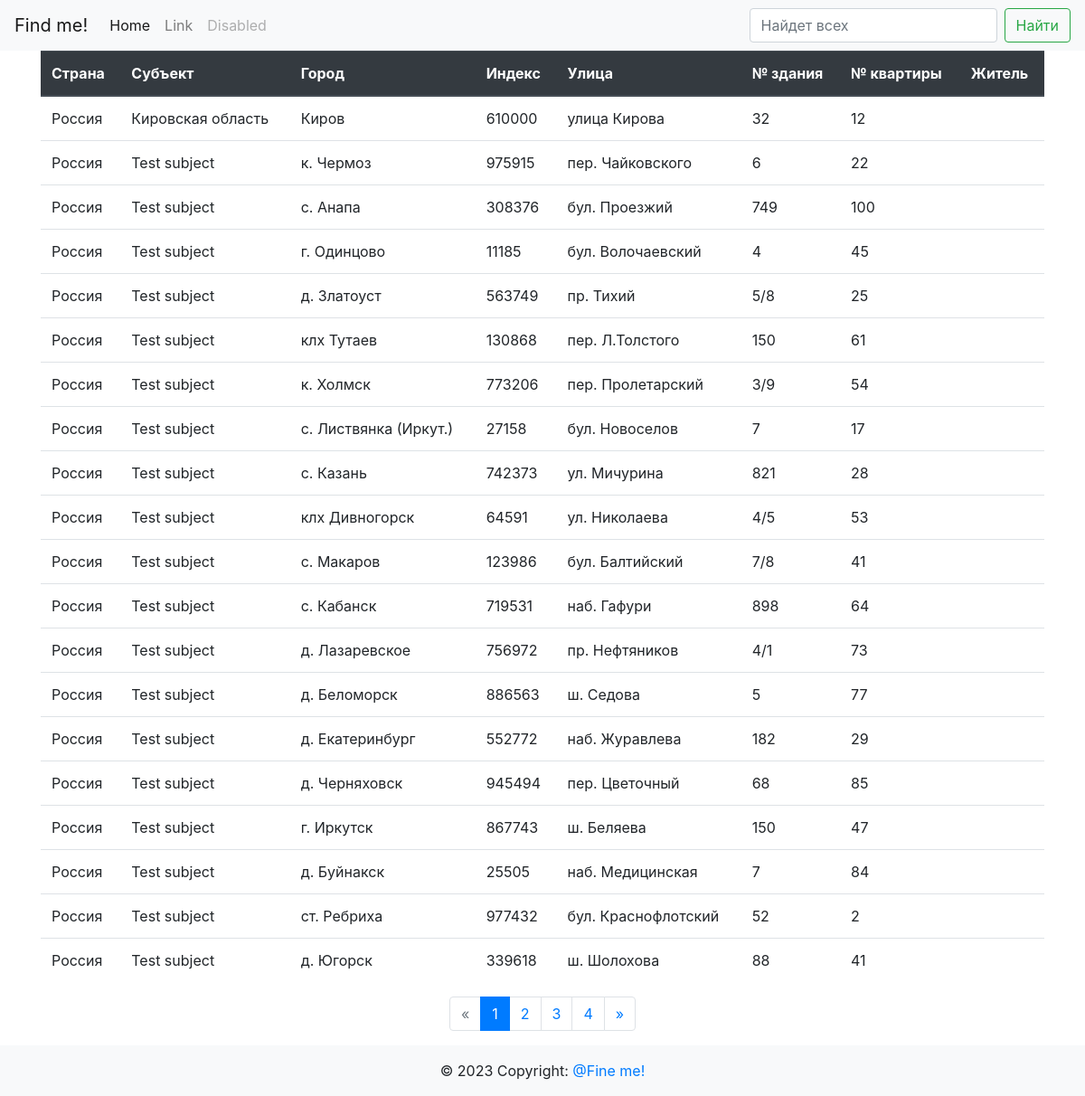
Before: / with the older database file.
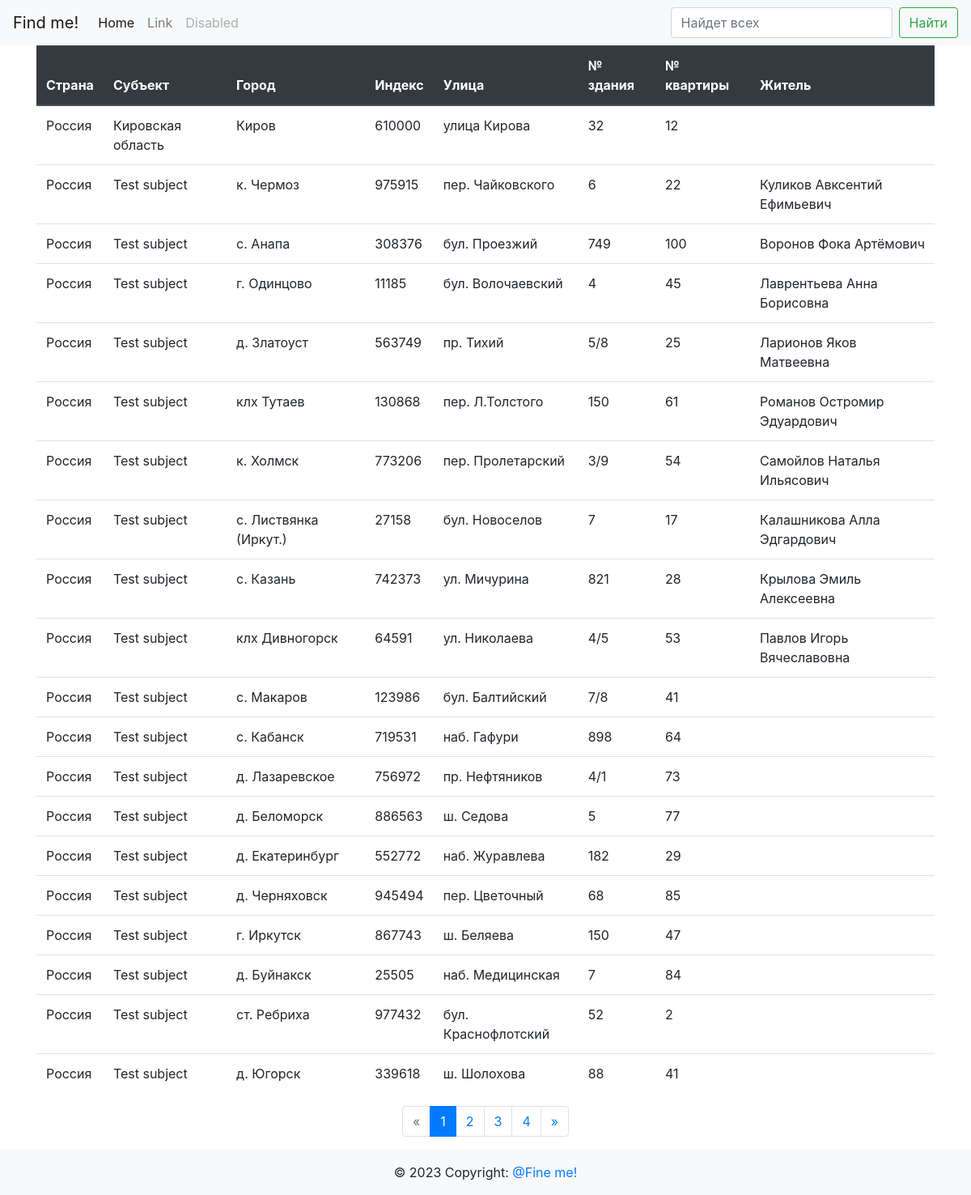
After: the same page with the newer database file.
### app/main/models.py (models this page shows)
class Adress(db.Model):
    id = db.Column(db.Integer, primary_key=True)
    country = db.Column(db.String(64), nullable=False)
    subject = db.Column(db.String(64), nullable=False)
    city = db.Column(db.String(64), nullable=False)
    index = db.Column(db.Integer, nullable=False)
    street = db.Column(db.String(64), nullable=False)
    number_building = db.Column(db.Integer, nullable=False)
    number_flat = db.Column(db.Integer, nullable=False)
    residents = db.relationship(
        "Resident",
        secondary=adressobject_resident,
        backref=db.backref("addresses", lazy="dynamic"),
    )

class Resident(db.Model):
    id = db.Column(db.Integer, primary_key=True)
    second_name = db.Column(db.String(64), nullable=False)
    first_name = db.Column(db.String(64), nullable=False)
    middle_name = db.Column(db.String(64), nullable=True)
    def __repr__(self) -> str:
        return f"{self.second_name} {self.first_name} {self.middle_name}"

### app/main/routes.py (the view)
@bp.route("/")
def index():
    page = request.args.get("page", 1, type=int)
    per_page = 20
    data = Adress.query.paginate(
        page=page, per_page=per_page, error_out=False
    )
    pages = data.iter_pages(
        left_edge=2, left_current=2, right_current=5, right_edge=2
    )
    return render_template(
        "main/index.html", title="index", data=data, pages=pages
    )

### app/templates/main/index.html
{% extends 'base.html' %}
{% block content %}
    <div class="container">
        <table class="table">
            <thead class="thead-dark">
                <tr>
                    <th scope="col">Страна</th>
                    <th scope="col">Субъект</th>
                    <th scope="col">Город</th>
                    <th scope="col">Индекс</th>
                    <th scope="col">Улица</th>
                    <th scope="col">№ здания</th>
                    <th scope="col">№ квартиры</th>
                    <th scope="col">Житель</th>
                </tr>
            </thead>
            <tbody>
                {% for obj in data %}
                    <tr>
                        <td>{{ obj.country }}</td>
                        <td>{{ obj.subject }}</td>
                        <td>{{ obj.city }}</td>
                        <td>{{ obj.index }}</td>
                        <td>{{ obj.street }}</td>
                        <td>{{ obj.number_building }}</td>
                        <td>{{ obj.number_flat }}</td>
                        <td>
                            {% for obj in obj.residents %}{{ obj }}{% endfor %}
                        </td>
                    </tr>
                {% endfor %}
            </tbody>
        </table>
    </div>
    {% if data.pages > 1 %}
        <nav>
            <ul class="pagination justify-content-center">
                {% if data.has_prev %}
                    <li class="page-item">
                        <a href="{{ url_for('main.index', page=data.prev_num) }}"
                           class="page-link">&laquo;</a>
                    </li>
                {% else %}
                    <li class="page-item disabled">
                        <span class="page-link">&laquo;</span>
                    </li>
                {% endif %}
                {% for num in pages %}
                    {% if num %}
                        {% if data.page == num %}
                            <li class="page-item active" aria-current="page">
                                <span class="page-link">{{ num }} <span class="sr-only">(current)</span></span>
                            </li>
                        {% else %}
                            <li class="page-item">
                                <a href="{{ url_for('main.index', page=num) }}" class="page-link">{{ num }}</a>
                            </li>
                        {% endif %}
                    {% elif num is none %}
                        <li class="page-item disabled">
                            <span class="page-link dots">...</span>
                        </li>
                    {% endif %}
                {% endfor %}
                {% if data.has_next %}
                    <li class="page-item">
                        <a href="{{ url_for('main.index', page=data.next_num) }}"
                           class="page-link">&raquo;</a>
                    </li>
                {% else %}
                    <li class="page-item disabled">
                        <span class="page-link">&raquo;</span>
                    </li>
                {% endif %}
            </ul>
        </nav>
    {% endif %}
{% endblock %}

### app/templates/base.html (shortened to what this page needs)
<!DOCTYPE html>
<html lang="en">
    <head>
        <link rel="stylesheet"
              href="{{ url_for("static", filename="bootstrap/css/bootstrap.min.css") }}">
    </head>
    <main>
        <nav>
            {% include "includes/nav.html" %}
        </nav>
        <body>
            {% block content %}Block 'content'{% endblock %}
        </body>
        <footer>
            {% include "includes/footer.html" %}
        </footer>
    </main>
</html>

### app/templates/includes/nav.html (shortened to what this page needs)
<nav class="navbar navbar-expand-lg navbar-light bg-light">
    <a class="navbar-brand" href="#">Find me!</a>
    <div class="collapse navbar-collapse" id="navbarTogglerDemo03">
        <ul class="navbar-nav mr-auto mt-2 mt-lg-0">
            <li class="nav-item active">
                <a class="nav-link" href="#">Home <span class="sr-only">(current)</span></a>
            </li>
            <li class="nav-item">
                <a class="nav-link" href="#">Link</a>
            </li>
            <li class="nav-item">
                <a class="nav-link disabled" href="#">Disabled</a>
            </li>
        </ul>
        <form class="form-inline my-2 my-lg-0">
            <input class="form-control mr-sm-2"
                   type="search"
                   placeholder="Найдет всех"
                   aria-label="Search">
            <button class="btn btn-outline-success my-2 my-sm-0" type="submit">Найти</button>
        </form>
    </div>
</nav>

### app/templates/includes/footer.html
<footer class="page-footer font-small bg-light">
    <div class="footer-copyright text-center py-3">
        © 2023 Copyright:
        <a href="#">@Fine me!</a>
    </div>
</footer>

Changed rows visible on the page:
added Resident: second_name+first_name+middle_name "Куликов Авксентий Ефимьевич", shown under Adress "к. Чермоз"
added Resident: second_name+first_name+middle_name "Воронов Фока Артёмович", shown under Adress "с. Анапа"
added Resident: second_name+first_name+middle_name "Лаврентьева Анна Борисовна", shown under Adress "г. Одинцово"
added Resident: second_name+first_name+middle_name "Ларионов Яков Матвеевна", shown under Adress "д. Златоуст"
added Resident: second_name+first_name+middle_name "Романов Остромир Эдуардович", shown under Adress "клх Тутаев"
added Resident: second_name+first_name+middle_name "Самойлов Наталья Ильясович", shown under Adress "к. Холмск"
added Resident: second_name+first_name+middle_name "Калашникова Алла Эдгардович", shown under Adress "с. Листвянка (Иркут.)"
added Resident: second_name+first_name+middle_name "Крылова Эмиль Алексеевна", shown under Adress "с. Казань"
added Resident: second_name+first_name+middle_name "Павлов Игорь Вячеславовна", shown under Adress "клх Дивногорск"
